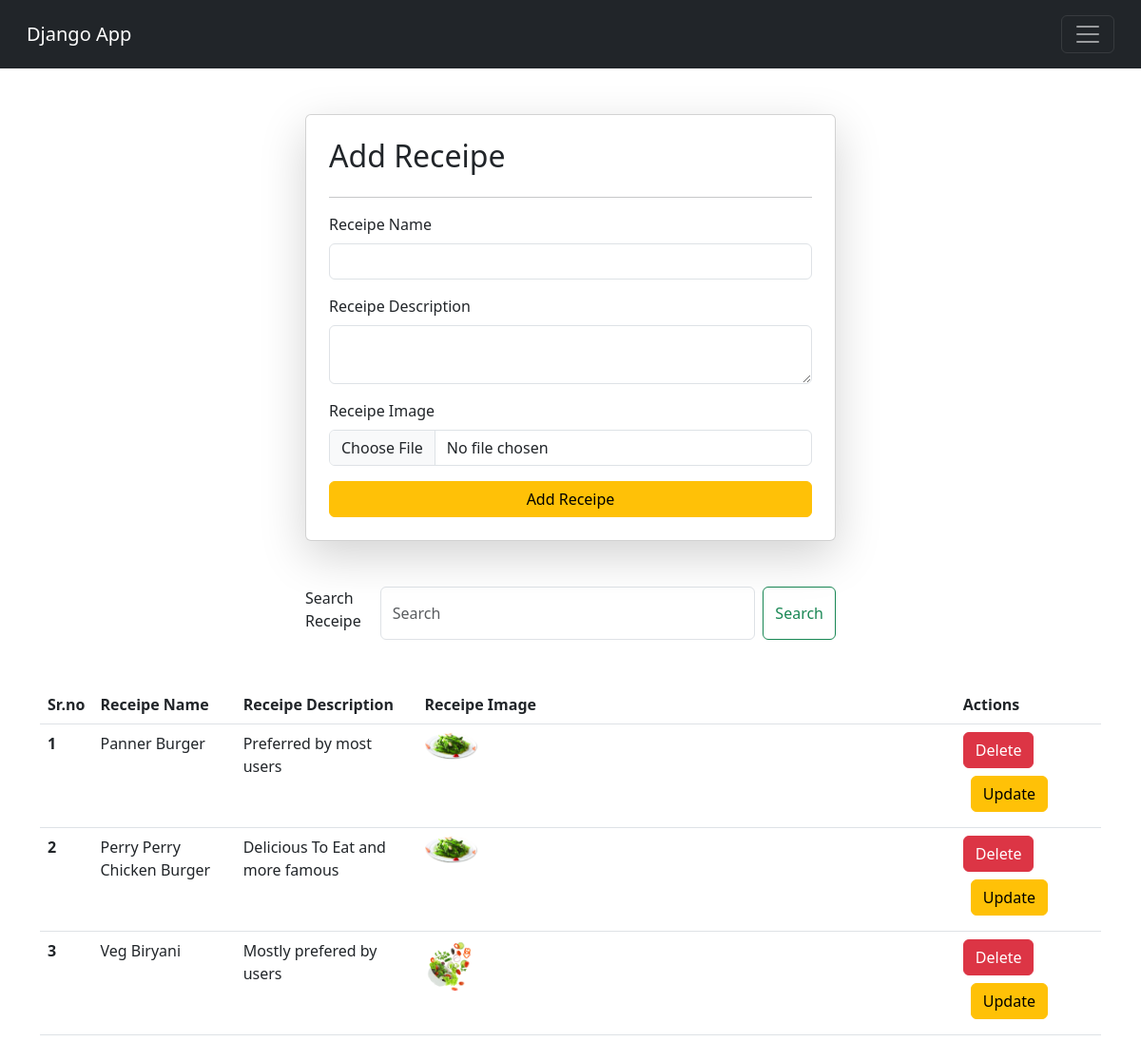
The page /receipes/ (signed in) on the database its author committed.
### vegetable/models.py (models this page shows)
class Receipe(models.Model):
    user = models.ForeignKey(User, on_delete= models.SET_NULL, null=True, blank=True)
    receipeName = models.CharField(max_length=100)
    receipeDescription = models.TextField()
    receipeImage = models.ImageField(upload_to="receipe")
    receipeViewCount = models.IntegerField(default=1)

### vegetable/views.py (the view, shortened to what this page needs)
# urls.py: path("receipes/", receipes, name="receipes"),
@login_required(login_url="/login/")
def receipes(request):
    querySet = Receipe.objects.all()
    if request.GET.get('mysearch'):
        querySet = querySet.filter(receipeName__icontains = request.GET.get('mysearch'))
    context = {'page': 'Receipe', 'receipes': querySet}
    return render(request, 'receipe.html', context)

### vegetable/templates/receipe.html (shortened to what this page needs)
{% extends "base.html" %}
{% block start %}
    <div class="container mt-5">
        <form class="col-6 mx-auto shadow-lg p-4 rounded card" method="post" enctype="multipart/form-data">
            <h2>Add Receipe</h2>
            <hr>
            <div class="mb-3">
              <label for="exampleInputEmail1" class="form-label">Receipe Name</label>
              <input type="text" class="form-control" name="receipeName" required>
            </div>
            <div class="mb-3">
              <label for="exampleInputPassword1" class="form-label">Receipe Description</label>
              <textarea class="form-control" name="receipeDesc" required></textarea>
            </div>
            <div class="mb-3">
              <label for="exampleInputImage1" class="form-label">Receipe Image</label>
              <input type="file" class="form-control" name="receipeImage" required>
            </div>
            <button type="submit" class="btn btn-warning">Add Receipe</button>
          </form>
          <div class="mt-5">
            <div class="mx-auto col-6">
              <form>
              <div class="mb-3 d-flex">
                <label for="exampleInputEmail1" class="form-label">Search Receipe</label>
                <input class="form-control me-2" type="search" placeholder="Search" aria-label="Search" name="mysearch">
                <button class="btn btn-outline-success" type="submit">Search</button>
              </div>
            </form>
            </div>
          </div>
          <table class="table mb-5 mt-5  mx-auto">
            <thead>
              <tr>
                <th scope="col">Sr.no</th>
                <th scope="col">Receipe Name</th>
                <th scope="col">Receipe Description</th>
                <th scope="col">Receipe Image</th>
                <th scope="col">Actions</th>
              </tr>
            </thead>
            <tbody>
              <tr>
                {% for receipe in receipes %}
                <th scope="row">{{forloop.counter}}</th>
                <td>{{receipe.receipeName}}</td>
                <td>{{receipe.receipeDescription}}</td>
                <td ><img src="/media/{{receipe.receipeImage}}" alt="receipeImage" style="width: 10%; height: 10%;"></td>
                <td>
                  <a href="/deletereceipe/{{receipe.id}}/" class="btn btn-danger">Delete</a>
                  <a href="/updatereceipe/{{receipe.id}}/" class="btn btn-warning m-2">Update</a>
                </td>
              </tr>
              {% endfor %}
            </tbody>
          </table>
    </div>
    {% endblock %}

### rows shown on the page
Receipe: receipeName "Panner Burger", receipeDescription "Preferred by most users", receipeImage (picture)
Receipe: receipeName "Perry Perry Chicken Burger", receipeDescription "Delicious To Eat and more famous", receipeImage (picture)
Receipe: receipeName "Veg Biryani", receipeDescription "Mostly prefered by users", receipeImage (picture)
